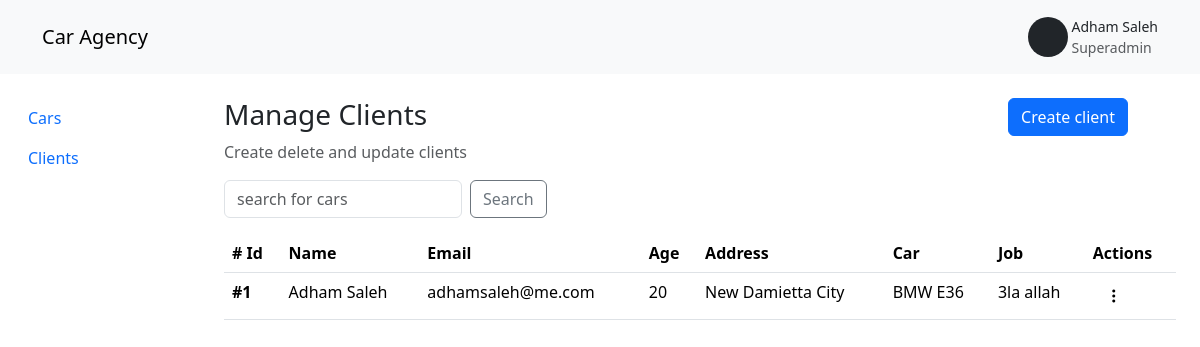
/clients/, run on the app's committed database.
### carAgency/models.py (models this page shows, shortened)
class Client(models.Model):
    name = models.CharField(max_length=200)
    email = models.CharField(max_length=200)
    age = models.IntegerField()
    address = models.CharField(max_length=200)
    job = models.CharField(max_length=200)
    cars = models.ForeignKey(Car, related_name="cars", on_delete=models.CASCADE, default = None, blank = True)

class Car(models.Model):
    title = models.CharField(max_length=200)
    model = models.IntegerField()
    company = models.CharField(max_length=200)
    km = models.IntegerField()
    def __str__(self):
        return self.title

### carAgency/views.py (the view)
# urls.py: path('clients/', views.clientView, name='clients'),
def clientView(request):
    clients = Client.objects.all()
    return render(request, 'base/clients.html', {'clients': clients})

### carAgency/templates/base/clients.html (shortened to what this page needs)
{% extends "main.html" %} {%block content%}
<div class="container-fluid">
  <div class="header d-flex justify-content-between">
    <div class="text">
      <h3>Manage Clients</h3>
      <p class="text-muted">Create delete and update clients</p>
    </div>
    <div class="action px-5">
      <a class="btn btn-primary" href="{%url 'createClient'%}">Create client</a>
    </div>
  </div>
  <form action="" method="POST">
    <div class="search mb-2 d-flex gap-2">
      <input
        type="text"
        class="form-control w-25"
        placeholder="search for cars"
        style="box-shadow: none"
      />
      <button class="btn btn-outline-secondary" type="submit">Search</button>
    </div>
  </form>
  <div class="table-responsive">
    <table class="table">
      <thead>
        <tr>
          <th scope="col"># Id</th>
          <th scope="col">Name</th>
          <th scope="col">Email</th>
          <th scope="col">Age</th>
          <th scope="col">Address</th>
          <th scope="col">Car</th>
          <th scope="col">Job</th>
          <th scope="col">Actions</th>
        </tr>
      </thead>
      <tbody>
        {%if clients%} {%for client in clients%}
        <tr
          style="cursor: pointer"
          onclick="window.location.href = `/client/{{client.id}}`"
          onmousedown="event.stopPropagation()"
        >
          <th scope="row">#{{client.id}}</th>
          <td>{{client.name}}</td>
          <td>{{client.email}}</td>
          <td>{{client.age}}</td>
          <td>{{client.address}}</td>
          <td>{{client.cars}}</td>
          <td>{{client.job}}</td>
          <td>
            <div class="dropdown">
              <button
                class="btn"
                type="button"
                data-bs-toggle="dropdown"
                aria-expanded="false"
                onclick="event.stopPropagation()"
              >
                <i class="bi bi-three-dots-vertical text-black"></i>
              </button>
            </div>
          </td>
        </tr>
        {%endfor%} {%endif%}
      </tbody>
    </table>
  </div>
</div>
{%endblock%}

### templates/main.html (style rules this page uses)
body { font-family: system-ui, -apple-system, BlinkMacSystemFont, "Segoe UI", Roboto, Oxygen, Ubuntu, Cantarell, "Open Sans", "Helvetica Neue", sans-serif; }

### data on the page
Client: id "1", name "Adham Saleh", email "adhamsaleh@me.com", age "20", address "New Damietta City", cars "BMW E36", job "3la allah"
